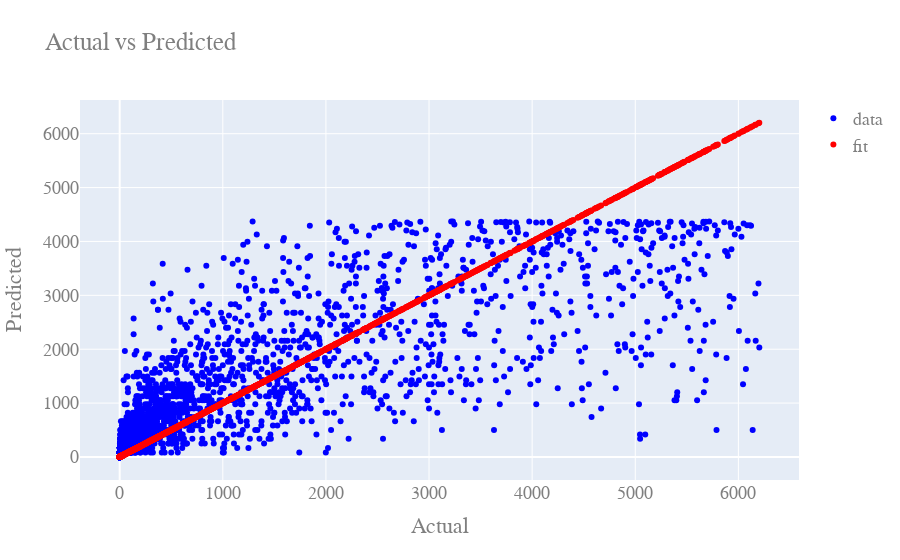

Write notebook code for a chart like this one.
### Code cell
# plot the actual vs predicted
fig = go.Figure()
fig.add_trace(
    go.Scatter(
        x=y_test,
        y=lr.predict(X_test),
        mode="markers",
        name="data",
        marker=dict(color="blue"),
    )
)

fig.add_trace(
    go.Scatter(
        x=y_test,
        y=y_test,
        mode="markers",
        name="fit",
        line=dict(color="red", width=3),
    )
)

fig.update_layout(
    title="Actual vs Predicted",
    xaxis_title="Actual",
    yaxis_title="Predicted",
    font=dict(family="Courier New, monospace", size=18, color="#7f7f7f"),
)

fig.show()

### Figure 1 — Plotly figure (JSON) as saved in the notebook; plotly's stock layout.template omitted (floating-point values rounded to 4 significant figures; data arrays with more than 128 entries replaced by an {"elided": "..."} marker saying what was removed)
{"data": [{"marker": {"color": "blue"}, "mode": "markers", "name": "data", "type": "scatter", "x": {"elided": "3094 float values"}, "y": {"elided": "3094 float values"}}, {"line": {"color": "red", "width": 3}, "mode": "markers", "name": "fit", "type": "scatter", "x": {"elided": "3094 float values"}, "y": {"elided": "3094 float values"}}], "layout": {"font": {"color": "#7f7f7f", "family": "Courier New, monospace", "size": 18}, "title": {"text": "Actual vs Predicted"}, "xaxis": {"title": {"text": "Actual"}}, "yaxis": {"title": {"text": "Predicted"}}}}
